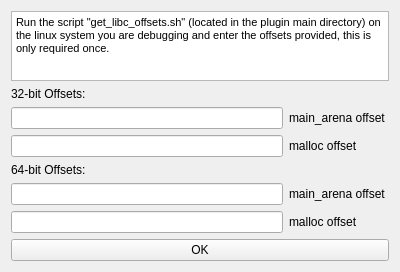
<?xml version="1.0" encoding="UTF-8"?>
<ui version="4.0">
 <class>Form</class>
 <widget class="QWidget" name="Form">
  <property name="geometry">
   <rect>
    <x>0</x>
    <y>0</y>
    <width>400</width>
    <height>270</height>
   </rect>
  </property>
  <property name="windowTitle">
   <string>Form</string>
  </property>
  <layout class="QVBoxLayout" name="verticalLayout">
   <item>
    <layout class="QHBoxLayout" name="horizontalLayout_3">
     <item>
      <widget class="QTextBrowser" name="textBrowser">
       <property name="html">
        <string>&lt;!DOCTYPE HTML PUBLIC &quot;-//W3C//DTD HTML 4.0//EN&quot; &quot;http://www.w3.org/TR/REC-html40/strict.dtd&quot;&gt;
&lt;html&gt;&lt;head&gt;&lt;meta name=&quot;qrichtext&quot; content=&quot;1&quot; /&gt;&lt;style type=&quot;text/css&quot;&gt;
p, li { white-space: pre-wrap; }
&lt;/style&gt;&lt;/head&gt;&lt;body style=&quot; font-family:'MS Shell Dlg 2'; font-size:8.25pt; font-weight:400; font-style:normal;&quot;&gt;
&lt;p style=&quot; margin-top:0px; margin-bottom:0px; margin-left:0px; margin-right:0px; -qt-block-indent:0; text-indent:0px;&quot;&gt;&lt;span style=&quot; font-size:8pt;&quot;&gt;Run the script &amp;quot;get_libc_offsets.sh&amp;quot; (located in the plugin main directory) on the linux system you are debugging and enter the offsets provided, this is only required once.&lt;/span&gt;&lt;/p&gt;&lt;/body&gt;&lt;/html&gt;</string>
       </property>
      </widget>
     </item>
    </layout>
   </item>
   <item>
    <widget class="QLabel" name="label_6">
     <property name="text">
      <string>32-bit Offsets:</string>
     </property>
    </widget>
   </item>
   <item>
    <layout class="QHBoxLayout" name="horizontalLayout_2">
     <item>
      <widget class="QLineEdit" name="lineEdit"/>
     </item>
     <item>
      <widget class="QLabel" name="label">
       <property name="minimumSize">
        <size>
         <width>100</width>
         <height>0</height>
        </size>
       </property>
       <property name="text">
        <string>main_arena offset</string>
       </property>
      </widget>
     </item>
    </layout>
   </item>
   <item>
    <layout class="QHBoxLayout" name="horizontalLayout_4">
     <item>
      <widget class="QLineEdit" name="lineEdit_2"/>
     </item>
     <item>
      <widget class="QLabel" name="label_2">
       <property name="minimumSize">
        <size>
         <width>100</width>
         <height>0</height>
        </size>
       </property>
       <property name="text">
        <string>malloc offset</string>
       </property>
      </widget>
     </item>
    </layout>
   </item>
   <item>
    <widget class="QLabel" name="label_5">
     <property name="text">
      <string>64-bit Offsets:</string>
     </property>
    </widget>
   </item>
   <item>
    <layout class="QHBoxLayout" name="horizontalLayout_6">
     <item>
      <widget class="QLineEdit" name="lineEdit_4"/>
     </item>
     <item>
      <widget class="QLabel" name="label_4">
       <property name="minimumSize">
        <size>
         <width>100</width>
         <height>0</height>
        </size>
       </property>
       <property name="text">
        <string>main_arena offset</string>
       </property>
      </widget>
     </item>
    </layout>
   </item>
   <item>
    <layout class="QHBoxLayout" name="horizontalLayout_5">
     <item>
      <widget class="QLineEdit" name="lineEdit_3"/>
     </item>
     <item>
      <widget class="QLabel" name="label_3">
       <property name="minimumSize">
        <size>
         <width>100</width>
         <height>0</height>
        </size>
       </property>
       <property name="text">
        <string>malloc offset</string>
       </property>
      </widget>
     </item>
    </layout>
   </item>
   <item>
    <widget class="QPushButton" name="pushButton">
     <property name="text">
      <string>OK</string>
     </property>
    </widget>
   </item>
  </layout>
 </widget>
 <resources/>
 <connections/>
</ui>
